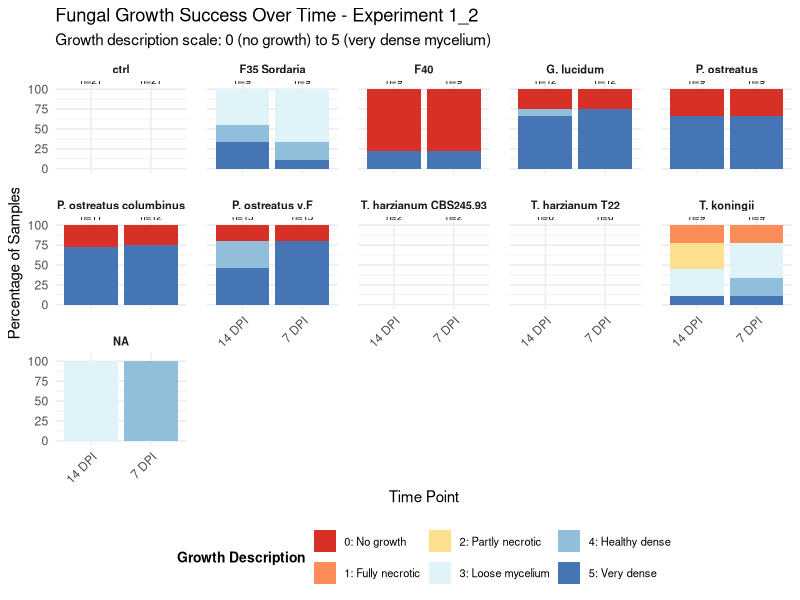
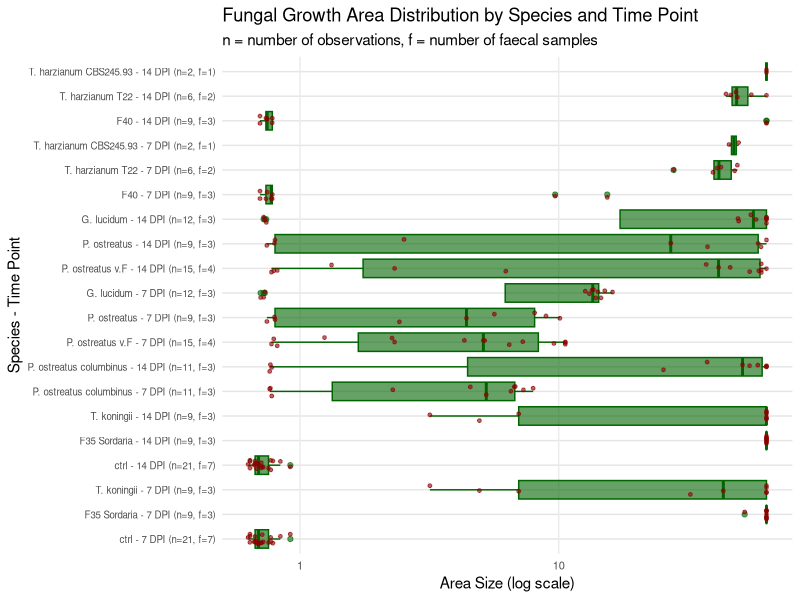
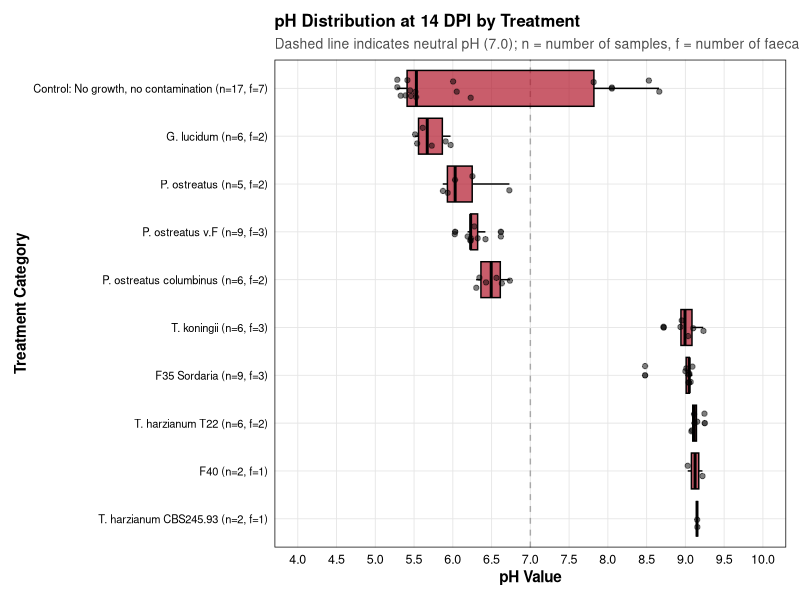
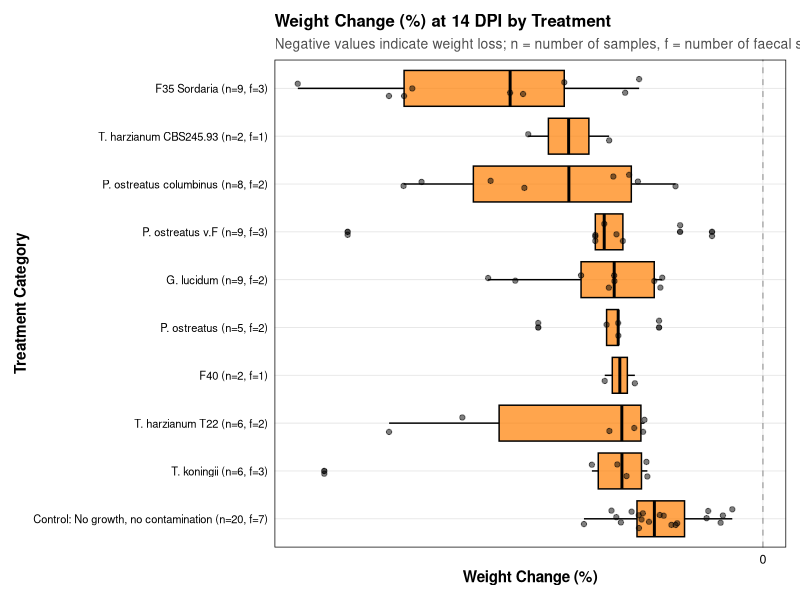
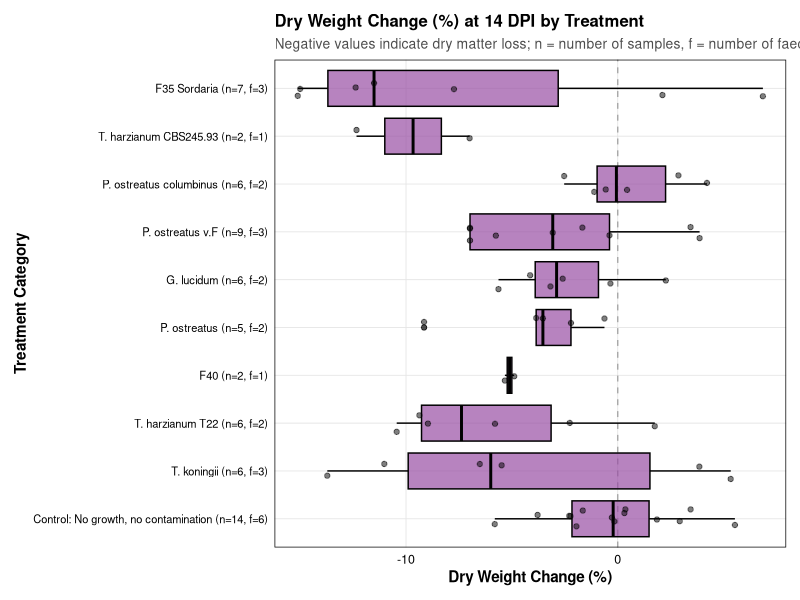
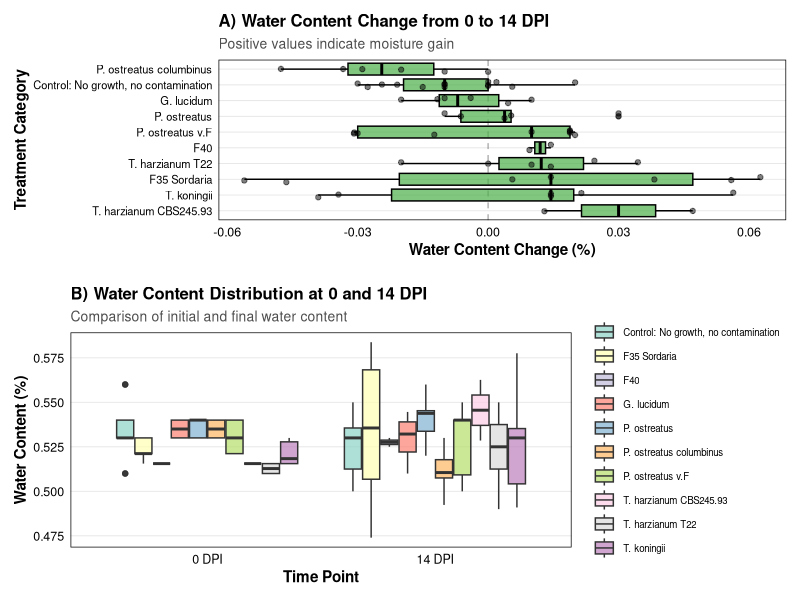
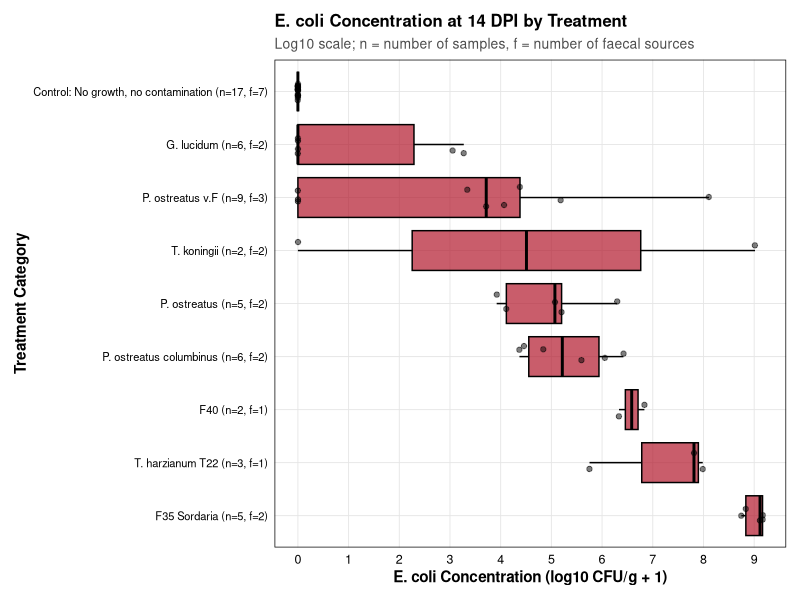
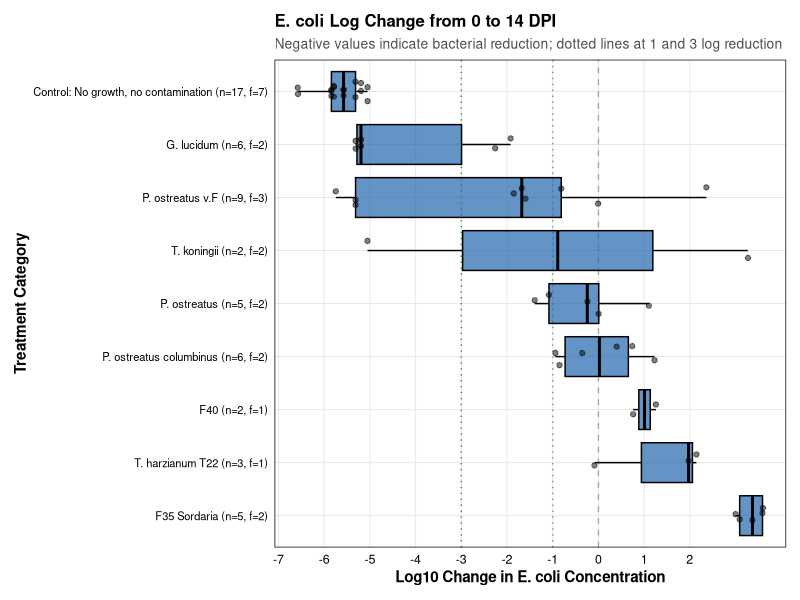

Write R code to recreate these figures, in order.
## ---- chunk 1
# ============================================
# LOAD REQUIRED LIBRARIES
# ============================================
library(tidyverse)    # Data manipulation and visualization
library(ggplot2)      # Advanced plotting
library(knitr)        # Report generation
library(kableExtra)   # Enhanced tables
library(gridExtra)    # Plot arrangements
library(scales)       # Scale functions for plots

# ============================================
# DEFINE HELPER FUNCTIONS
# ============================================

# Function to create treatment categories consistently
categorize_treatment <- function(data) {
  data %>%
    mutate(
      treatment_category = case_when(
        species == "ctrl" & growth_status_14dpi == "No growth, no contamination" ~ 
          "Control: No growth, no contamination",
        species == "ctrl" & growth_status_14dpi == "Growth, contaminated" ~ 
          "Control: Growth, contaminated",
        species != "ctrl" & growth_status_14dpi == "Growth, no contamination" ~ 
          species,
        species != "ctrl" & growth_status_14dpi == "Growth, contaminated" ~ 
          paste0(species, " (contaminated)"),
        TRUE ~ "Other"
      )
    ) %>%
    filter(treatment_category != "Other")
}

# Function to add sample and faecal counts to data
add_count_labels <- function(data, group_var = "treatment_category") {
  data %>%
    group_by(across(all_of(group_var))) %>%
    mutate(
      n_samples = n(),
      n_faecal = n_distinct(id_faeces)
    ) %>%
    ungroup()
}

# Function to create custom labels with counts
create_count_labels <- function(data, category_var = "treatment_category") {
  data %>%
    distinct(across(all_of(c(category_var, "n_samples", "n_faecal")))) %>%
    mutate(custom_label = paste0(!!sym(category_var), " (n=", n_samples, ", f=", n_faecal, ")"))
}

# Function to apply custom labels to factor
apply_custom_labels <- function(data, labels_df, category_var = "treatment_category") {
  data %>%
    left_join(labels_df, by = c(category_var, "n_samples", "n_faecal")) %>%
    mutate(!!sym(category_var) := factor(custom_label, 
                                         levels = labels_df %>%
                                           arrange(match(!!sym(category_var), levels(!!sym(category_var)))) %>%
                                           pull(custom_label)))
}

# Function to create summary statistics table
create_summary_table <- function(data, group_var, value_var, caption) {
  data %>%
    group_by(!!sym(group_var)) %>%
    summarise(
      n = n(),
      mean = round(mean(!!sym(value_var), na.rm = TRUE), 2),
      sd = round(sd(!!sym(value_var), na.rm = TRUE), 2),
      median = round(median(!!sym(value_var), na.rm = TRUE), 2),
      min = round(min(!!sym(value_var), na.rm = TRUE), 2),
      max = round(max(!!sym(value_var), na.rm = TRUE), 2),
      .groups = "drop"
    ) %>%
    kable(caption = caption,
          col.names = c(str_to_title(group_var), "n", "Mean", "SD", "Median", "Min", "Max")) %>%
    kable_styling(bootstrap_options = c("striped", "hover", "condensed"),
                  full_width = FALSE)
}

# ============================================
# DEFINE VISUALIZATION THEMES AND COLORS
# ============================================

# Color palettes
experiment_colors <- c("Experiment 1_1" = "#2166AC", "Experiment 1_2" = "#B2182B")
species_colors <- c("P. ostreatus columbinus" = "#2166AC", "G. lucidum" = "#B2182B")

# Define publication theme
theme_publication <- function() {
  theme_minimal(base_size = 10) +
  theme(
    axis.title = element_text(size = 11, face = "bold"),
    axis.text = element_text(size = 9, color = "black"),
    axis.text.y = element_text(size = 9, lineheight = 0.8),
    plot.title = element_text(size = 12, face = "bold", hjust = 0),
    plot.subtitle = element_text(size = 10, hjust = 0, color = "gray30"),
    panel.grid.minor = element_blank(),
    panel.grid.major.x = element_blank(),
    panel.grid.major.y = element_line(color = "grey90", size = 0.3),
    panel.border = element_rect(color = "black", fill = NA, size = 0.5),
    plot.margin = margin(t = 10, r = 10, b = 10, l = 10, unit = "pt"),
    legend.title = element_text(size = 10, face = "bold"),
    legend.text = element_text(size = 9)
  )
}

# ============================================
# LOAD AND VALIDATE DATA
# ============================================

# Load processed datasets
experiment_1_2 <- read_csv("../data/processed/experiment_1_2_joined.csv", 
                          show_col_types = FALSE)
experiment_1_2_filtered <- read_csv("../data/processed/experiment_1_2_ph_weight_ecoli.csv", 
                                   show_col_types = FALSE)

# Data quality summary
data_summary <- tribble(
  ~"Dataset", ~"Total Samples", ~"Filtered Samples", ~"Species Count",
  "Experiment 1_2", nrow(experiment_1_2), nrow(experiment_1_2_filtered), 
  n_distinct(experiment_1_2$species)
)

kable(data_summary, caption = "Data Quality Summary") %>%
  kable_styling(bootstrap_options = c("striped", "hover"), full_width = FALSE)
## ---- chunk 2
# ============================================
# PREPARE GROWTH SUCCESS DATA
# ============================================

# Transform growth data to long format
growth_success_data <- experiment_1_2 %>%
  select(id_treatment, species, growth_description_7dpi, growth_description_14dpi) %>%
  pivot_longer(
    cols = matches("growth_description_\\d+dpi"),
    names_to = "time_point",
    values_to = "growth_description",
    names_pattern = "growth_description_(\\d+)dpi"
  ) %>%
  mutate(
    time_point = paste0(time_point, " DPI"),
    growth_description = factor(growth_description),
    experiment = "Experiment 1_2"
  ) %>%
  drop_na(growth_description)

# Calculate success proportions
growth_success_summary <- growth_success_data %>%
  count(species, time_point, growth_description) %>%
  add_count(species, time_point, wt = n, name = "total") %>%
  mutate(percentage = (n / total) * 100)

# Order species by success rate
species_order <- growth_success_summary %>%
  filter(time_point == "14 DPI", growth_description %in% c(4, 5)) %>%
  group_by(species) %>%
  summarise(success_rate = sum(percentage), .groups = "drop") %>%
  arrange(desc(success_rate)) %>%
  pull(species)

growth_success_summary <- growth_success_summary %>%
  mutate(species = factor(species, levels = species_order))

# Calculate replicate counts
replicate_info <- growth_success_data %>%
  count(species, time_point, name = "n_replicates") %>%
  mutate(
    label = paste0("n=", n_replicates),
    percentage = 101  # Position above bars
  )
## ---- chunk 3
# ============================================
# CREATE GROWTH SUCCESS PLOT (PRESERVING ORIGINAL AESTHETICS)
# ============================================

plot_exp2 <- growth_success_summary %>%
  ggplot(aes(x = time_point, y = percentage, fill = as.character(growth_description))) +
  geom_col(position = "stack") +
  geom_text(data = replicate_info, 
            aes(x = time_point, y = percentage, label = label),
            inherit.aes = FALSE, size = 2.5, vjust = -0.5) +
  facet_wrap(~ species, ncol = 5) +
  scale_fill_manual(values = c("0" = "#d73027", 
                              "1" = "#fc8d59", 
                              "2" = "#fee090",
                              "3" = "#e0f3f8", 
                              "4" = "#91bfdb", 
                              "5" = "#4575b4"),
                    name = "Growth Description",
                    labels = c("0" = "0: No growth",
                              "1" = "1: Fully necrotic",
                              "2" = "2: Partly necrotic",
                              "3" = "3: Loose mycelium",
                              "4" = "4: Healthy dense",
                              "5" = "5: Very dense")) +
  labs(title = "Fungal Growth Success Over Time - Experiment 1_2",
       subtitle = "Growth description scale: 0 (no growth) to 5 (very dense mycelium)",
       x = "Time Point",
       y = "Percentage of Samples") +
  theme_minimal() +
  theme(axis.text.x = element_text(angle = 45, hjust = 1),
        legend.position = "bottom",
        legend.title = element_text(size = 10, face = "bold"),
        legend.text = element_text(size = 8),
        strip.text = element_text(size = 8, face = "bold"),
        panel.spacing = unit(1, "lines")) +
  ylim(0, 105)

print(plot_exp2)

# Summary statistics
growth_success_data %>%
  filter(time_point == "14 DPI") %>%
  group_by(species) %>%
  summarise(
    n_total = n(),
    n_success = sum(growth_description %in% c(4, 5)),
    success_rate = round((n_success / n_total) * 100, 1),
    mean_score = round(mean(as.numeric(as.character(growth_description))), 2),
    .groups = "drop"
  ) %>%
  arrange(desc(success_rate)) %>%
  kable(caption = "Growth Success Summary at 14 DPI",
        col.names = c("Species", "Total", "Successful", "Success Rate (%)", "Mean Score")) %>%
  kable_styling(bootstrap_options = c("striped", "hover"), full_width = FALSE)
## ---- chunk 4
# ============================================
# PREPARE AND ANALYZE GROWTH AREA DATA
# ============================================

# Transform area data to long format
area_data <- experiment_1_2 %>%
  filter(area_size_14dpi > 0) %>%
  select(id_treatment, species, area_size_7dpi, area_size_14dpi, id_faeces) %>%
  pivot_longer(
    cols = matches("area_size_\\d+dpi"),
    names_to = "time_point",
    values_to = "area_size",
    names_pattern = "area_size_(\\d+)dpi"
  ) %>%
  mutate(time_point = paste0(time_point, " DPI")) %>%
  drop_na(area_size) %>%
  filter(area_size > 0)

# Order species by median area at 14 DPI
area_order <- area_data %>%
  filter(time_point == "14 DPI") %>%
  group_by(species) %>%
  summarise(median_area = median(area_size), .groups = "drop") %>%
  arrange(desc(median_area)) %>%
  pull(species)

# Prepare data with counts and labels
area_plot_data <- area_data %>%
  mutate(
    species = factor(species, levels = rev(area_order)),
    species_time = paste0(species, " - ", time_point)
  ) %>%
  add_count_labels("species_time") %>%
  mutate(
    custom_label = paste0(species, " - ", time_point, " (n=", n_samples, ", f=", n_faecal, ")"),
    species_time = factor(custom_label, levels = unique(custom_label)[order(species, desc(time_point))])
  )
## ---- chunk 5
# ============================================
# CREATE AREA PLOT (PRESERVING ORIGINAL AESTHETICS)
# ============================================

area_plot_exp2 <- ggplot(area_plot_data, aes(x = area_size, y = species_time)) +
  geom_boxplot(fill = "darkgreen", alpha = 0.6, color = "darkgreen") +
  geom_point(alpha = 0.6, size = 1, color = "darkred", position = position_jitter(height = 0.2)) +
  labs(
    title = "Fungal Growth Area Distribution by Species and Time Point",
    subtitle = "n = number of observations, f = number of faecal samples",
    x = "Area Size (log scale)",
    y = "Species - Time Point"
  ) +
  theme_minimal() +
  theme(
    axis.text.y = element_text(size = 7, lineheight = 0.8),
    axis.text.x = element_text(size = 8),
    panel.grid.major.y = element_line(color = "grey90"),
    panel.grid.minor = element_blank(),
    plot.margin = margin(t = 5.5, r = 5.5, b = 5.5, l = 5.5, unit = "pt")
  ) +
  scale_x_log10(breaks = c(1, 10, 100, 1000, 10000),
                labels = comma)

print(area_plot_exp2)

# Summary statistics
area_data %>%
  filter(time_point == "14 DPI") %>%
  create_summary_table("species", "area_size", "Growth Area Summary at 14 DPI (mm²)")
## ---- chunk 6
# ============================================
# PREPARE pH DATA WITH OPTIMIZED PIPELINE
# ============================================

# Create pH data with treatment categories
ph_data <- experiment_1_2_filtered %>%
  filter(!is.na(ph_14dpi)) %>%
  categorize_treatment() %>%
  rename(ph_value = ph_14dpi)

# Calculate ordering
ph_order <- ph_data %>%
  group_by(treatment_category) %>%
  summarise(median_ph = median(ph_value), .groups = "drop") %>%
  arrange(median_ph) %>%
  pull(treatment_category)

# Prepare plot data with labels
ph_plot_data <- ph_data %>%
  mutate(treatment_category = factor(treatment_category, levels = rev(ph_order))) %>%
  add_count_labels()

# Create and apply custom labels
ph_labels <- create_count_labels(ph_plot_data)
ph_plot_data <- apply_custom_labels(ph_plot_data, ph_labels)
## ---- chunk 7
# ============================================
# CREATE pH PLOT (PRESERVING ORIGINAL AESTHETICS)
# ============================================

ph_plot_exp2 <- ggplot(ph_plot_data, aes(x = ph_value, y = treatment_category)) +
  geom_vline(xintercept = 7, linetype = "dashed", color = "gray40", size = 0.5, alpha = 0.5) +
  geom_boxplot(fill = "#B2182B", alpha = 0.7, color = "black", size = 0.5) +
  geom_point(alpha = 0.5, size = 1.5, position = position_jitter(height = 0.2)) +
  labs(
    title = "pH Distribution at 14 DPI by Treatment",
    subtitle = "Dashed line indicates neutral pH (7.0); n = number of samples, f = number of faecal sources",
    x = "pH Value",
    y = "Treatment Category"
  ) +
  theme_publication() +
  theme(
    axis.text.y = element_text(size = 8),
    panel.grid.major.x = element_line(color = "grey90", size = 0.3)
  ) +
  scale_x_continuous(breaks = seq(4, 10, 0.5), limits = c(4, 10))

print(ph_plot_exp2)

# Summary statistics
experiment_1_2_filtered %>%
  filter(!is.na(ph_14dpi)) %>%
  mutate(ph_change = ph_14dpi - ph_0dpi) %>%
  group_by(species) %>%
  summarise(
    n = n(),
    mean_initial = round(mean(ph_0dpi, na.rm = TRUE), 2),
    mean_final = round(mean(ph_14dpi, na.rm = TRUE), 2),
    mean_change = round(mean(ph_change, na.rm = TRUE), 2),
    .groups = "drop"
  ) %>%
  arrange(desc(mean_change)) %>%
  kable(caption = "pH Changes from 0 to 14 DPI",
        col.names = c("Species", "n", "Mean pH (0 DPI)", "Mean pH (14 DPI)", "Mean Change")) %>%
  kable_styling(bootstrap_options = c("striped", "hover"), full_width = FALSE)
## ---- chunk 8
# ============================================
# PREPARE WEIGHT CHANGE DATA
# ============================================

# Create weight data with treatment categories
weight_data <- experiment_1_2_filtered %>%
  filter(!is.na(weight_percent_change)) %>%
  categorize_treatment()

# Calculate ordering
weight_order <- weight_data %>%
  group_by(treatment_category) %>%
  summarise(median_change = median(weight_percent_change), .groups = "drop") %>%
  arrange(median_change) %>%
  pull(treatment_category)

# Prepare plot data
weight_plot_data <- weight_data %>%
  mutate(treatment_category = factor(treatment_category, levels = rev(weight_order))) %>%
  add_count_labels()

# Create and apply labels
weight_labels <- create_count_labels(weight_plot_data)
weight_plot_data <- apply_custom_labels(weight_plot_data, weight_labels)
## ---- chunk 9
# ============================================
# CREATE WEIGHT CHANGE PLOT (PRESERVING ORIGINAL AESTHETICS)
# ============================================

weight_change_plot_exp2 <- ggplot(weight_plot_data, aes(x = weight_percent_change, y = treatment_category)) +
  geom_vline(xintercept = 0, linetype = "dashed", color = "gray40", size = 0.5, alpha = 0.5) +
  geom_boxplot(fill = "#FF7F00", alpha = 0.7, color = "black", size = 0.5) +
  geom_point(alpha = 0.5, size = 1.5, position = position_jitter(height = 0.2)) +
  labs(
    title = "Weight Change (%) at 14 DPI by Treatment",
    subtitle = "Negative values indicate weight loss; n = number of samples, f = number of faecal sources",
    x = "Weight Change (%)",
    y = "Treatment Category"
  ) +
  theme_publication() +
  theme(
    axis.text.y = element_text(size = 8),
    panel.grid.major.x = element_line(color = "grey90", size = 0.3)
  ) +
  scale_x_continuous(breaks = seq(-60, 20, 10))

print(weight_change_plot_exp2)
## ---- chunk 10
# ============================================
# ANALYZE DRY WEIGHT CHANGES
# ============================================

# Prepare dry weight data
dry_weight_data <- weight_data %>%
  filter(!is.na(dry_weight_percent_change))

# Use same ordering as weight change
dry_weight_plot_data <- dry_weight_data %>%
  mutate(treatment_category = factor(treatment_category, levels = rev(weight_order))) %>%
  add_count_labels()

# Create and apply labels
dry_weight_labels <- create_count_labels(dry_weight_plot_data)
dry_weight_plot_data <- apply_custom_labels(dry_weight_plot_data, dry_weight_labels)

# Create plot (PRESERVING ORIGINAL AESTHETICS)
dry_weight_change_plot_exp2 <- ggplot(dry_weight_plot_data, aes(x = dry_weight_percent_change, y = treatment_category)) +
  geom_vline(xintercept = 0, linetype = "dashed", color = "gray40", size = 0.5, alpha = 0.5) +
  geom_boxplot(fill = "#984EA3", alpha = 0.7, color = "black", size = 0.5) +
  geom_point(alpha = 0.5, size = 1.5, position = position_jitter(height = 0.2)) +
  labs(
    title = "Dry Weight Change (%) at 14 DPI by Treatment",
    subtitle = "Negative values indicate dry matter loss; n = number of samples, f = number of faecal sources",
    x = "Dry Weight Change (%)",
    y = "Treatment Category"
  ) +
  theme_publication() +
  theme(
    axis.text.y = element_text(size = 8),
    panel.grid.major.x = element_line(color = "grey90", size = 0.3)
  ) +
  scale_x_continuous(breaks = seq(-100, 50, 10))

print(dry_weight_change_plot_exp2)

# Combined weight summary
weight_data %>%
  group_by(species) %>%
  summarise(
    n = n(),
    mean_wet_change = round(mean(weight_percent_change, na.rm = TRUE), 1),
    mean_dry_change = round(mean(dry_weight_percent_change, na.rm = TRUE), 1),
    .groups = "drop"
  ) %>%
  arrange(mean_wet_change) %>%
  kable(caption = "Weight Change Summary by Species",
        col.names = c("Species", "n", "Mean Wet Change (%)", "Mean Dry Change (%)")) %>%
  kable_styling(bootstrap_options = c("striped", "hover"), full_width = FALSE)
## ---- chunk 11
# ============================================
# ANALYZE WATER CONTENT CHANGES
# ============================================

# Prepare water content data
water_data <- experiment_1_2_filtered %>%
  filter(!is.na(water_content_0dpi) & !is.na(water_content_14dpi)) %>%
  mutate(water_content_change = water_content_14dpi - water_content_0dpi) %>%
  categorize_treatment()

# Create long format for time comparison
water_long <- water_data %>%
  select(id_treatment, treatment_category, water_content_0dpi, water_content_14dpi) %>%
  pivot_longer(
    cols = c(water_content_0dpi, water_content_14dpi),
    names_to = "time_point",
    values_to = "water_content",
    names_pattern = "water_content_(\\d+)dpi"
  ) %>%
  mutate(time_point = paste0(str_extract(time_point, "\\d+"), " DPI"))

# Calculate ordering
water_order <- water_data %>%
  group_by(treatment_category) %>%
  summarise(median_change = median(water_content_change, na.rm = TRUE), .groups = "drop") %>%
  arrange(median_change) %>%
  pull(treatment_category)

water_data <- water_data %>%
  mutate(treatment_category = factor(treatment_category, levels = rev(water_order)))

# Create plots (PRESERVING ORIGINAL AESTHETICS)
water_change_plot <- ggplot(water_data, aes(x = water_content_change, y = treatment_category)) +
  geom_vline(xintercept = 0, linetype = "dashed", color = "gray40", size = 0.5, alpha = 0.5) +
  geom_boxplot(fill = "#4DAF4A", alpha = 0.7, color = "black", size = 0.5) +
  geom_point(alpha = 0.5, size = 1.5, position = position_jitter(height = 0.2)) +
  labs(
    title = "A) Water Content Change from 0 to 14 DPI",
    subtitle = "Positive values indicate moisture gain",
    x = "Water Content Change (%)",
    y = "Treatment Category"
  ) +
  theme_publication() +
  theme(axis.text.y = element_text(size = 8))

water_timepoint_plot <- ggplot(water_long, aes(x = time_point, y = water_content, fill = treatment_category)) +
  geom_boxplot(alpha = 0.7, position = position_dodge(width = 0.8)) +
  labs(
    title = "B) Water Content Distribution at 0 and 14 DPI",
    subtitle = "Comparison of initial and final water content",
    x = "Time Point",
    y = "Water Content (%)"
  ) +
  theme_publication() +
  theme(
    legend.position = "right",
    legend.title = element_blank(),
    legend.text = element_text(size = 7)
  ) +
  scale_fill_brewer(palette = "Set3")

# Display both plots (PRESERVING ORIGINAL AESTHETICS)
library(gridExtra)
grid.arrange(water_change_plot, water_timepoint_plot, ncol = 1, heights = c(1, 1.2))
## ---- chunk 12
# ============================================
# ANALYZE E. COLI CONCENTRATIONS
# ============================================

# Prepare E. coli data
ecoli_data <- experiment_1_2_filtered %>%
  filter(!is.na(ecoli_conc) & ecoli_conc >= 0) %>%
  mutate(log_ecoli_14dpi = log10(ecoli_conc + 1)) %>%
  categorize_treatment()

# Calculate ordering
ecoli_order <- ecoli_data %>%
  group_by(treatment_category) %>%
  summarise(median_ecoli = median(log_ecoli_14dpi), .groups = "drop") %>%
  arrange(median_ecoli) %>%
  pull(treatment_category)

# Prepare plot data
ecoli_plot_data <- ecoli_data %>%
  mutate(
    treatment_category = factor(treatment_category, levels = rev(ecoli_order)),
    ecoli_concentration_plot = log_ecoli_14dpi
  ) %>%
  add_count_labels()

# Create and apply labels
ecoli_labels <- create_count_labels(ecoli_plot_data)
ecoli_plot_data <- apply_custom_labels(ecoli_plot_data, ecoli_labels)
## ---- chunk 13
# ============================================
# CREATE E. COLI CONCENTRATION PLOT (PRESERVING ORIGINAL AESTHETICS)
# ============================================

ecoli_conc_plot_exp2 <- ggplot(ecoli_plot_data, aes(x = ecoli_concentration_plot, y = treatment_category)) +
  geom_boxplot(fill = "#B2182B", alpha = 0.7, color = "black", size = 0.5, outlier.shape = NA) +
  geom_point(alpha = 0.5, size = 1.5, position = position_jitter(height = 0.2)) +
  labs(
    title = "E. coli Concentration at 14 DPI by Treatment",
    subtitle = "Log10 scale; n = number of samples, f = number of faecal sources",
    x = "E. coli Concentration (log10 CFU/g + 1)",
    y = "Treatment Category"
  ) +
  theme_publication() +
  theme(
    axis.text.y = element_text(size = 8),
    panel.grid.major.x = element_line(color = "grey90", size = 0.3)
  ) +
  scale_x_continuous(breaks = 0:10)

print(ecoli_conc_plot_exp2)
## ---- chunk 14
# ============================================
# ANALYZE E. COLI LOG CHANGES
# ============================================

# Calculate log changes
ecoli_change_data <- experiment_1_2_filtered %>%
  filter(!is.na(ecoli_conc) & ecoli_conc >= 0 & 
         !is.na(ecoli_conc_mean_0dpi) & ecoli_conc_mean_0dpi > 0) %>%
  mutate(
    log_ecoli_0dpi = log10(ecoli_conc_mean_0dpi),
    log_ecoli_14dpi = log10(ecoli_conc + 1),
    ecoli_log_change = log_ecoli_14dpi - log_ecoli_0dpi
  ) %>%
  categorize_treatment()

# Calculate ordering
ecoli_change_order <- ecoli_change_data %>%
  group_by(treatment_category) %>%
  summarise(median_change = median(ecoli_log_change), .groups = "drop") %>%
  arrange(median_change) %>%
  pull(treatment_category)

# Prepare plot data
ecoli_change_plot_data <- ecoli_change_data %>%
  mutate(treatment_category = factor(treatment_category, levels = rev(ecoli_change_order))) %>%
  add_count_labels()

# Create and apply labels
ecoli_change_labels <- create_count_labels(ecoli_change_plot_data)
ecoli_change_plot_data <- apply_custom_labels(ecoli_change_plot_data, ecoli_change_labels)
## ---- chunk 15
# ============================================
# CREATE E. COLI LOG CHANGE PLOT (PRESERVING ORIGINAL AESTHETICS)
# ============================================

ecoli_log_change_plot_exp2 <- ggplot(ecoli_change_plot_data, aes(x = ecoli_log_change, y = treatment_category)) +
  geom_vline(xintercept = 0, linetype = "dashed", color = "gray40", size = 0.5, alpha = 0.5) +
  geom_vline(xintercept = -1, linetype = "dotted", color = "darkgreen", size = 0.5, alpha = 0.5) +
  geom_vline(xintercept = -3, linetype = "dotted", color = "darkgreen", size = 0.5, alpha = 0.7) +
  geom_boxplot(fill = "#2166AC", alpha = 0.7, color = "black", size = 0.5) +
  geom_point(alpha = 0.5, size = 1.5, position = position_jitter(height = 0.2)) +
  labs(
    title = "E. coli Log Change from 0 to 14 DPI",
    subtitle = "Negative values indicate bacterial reduction; dotted lines at 1 and 3 log reduction",
    x = "Log10 Change in E. coli Concentration",
    y = "Treatment Category"
  ) +
  theme_publication() +
  theme(
    axis.text.y = element_text(size = 8),
    panel.grid.major.x = element_line(color = "grey90", size = 0.3)
  ) +
  scale_x_continuous(breaks = seq(-8, 2, 1))

print(ecoli_log_change_plot_exp2)

# Summary statistics
ecoli_change_data %>%
  group_by(species) %>%
  summarise(
    n = n(),
    mean_log_reduction = round(mean(-ecoli_log_change, na.rm = TRUE), 2),
    percent_1log = round(sum(ecoli_log_change <= -1) / n() * 100, 1),
    percent_3log = round(sum(ecoli_log_change <= -3) / n() * 100, 1),
    .groups = "drop"
  ) %>%
  arrange(desc(mean_log_reduction)) %>%
  kable(caption = "E. coli Log Reduction Summary",
        col.names = c("Species", "n", "Mean Log Reduction", "% ≥1 log", "% ≥3 log")) %>%
  kable_styling(bootstrap_options = c("striped", "hover"), full_width = FALSE)
## ---- chunk 16
# ============================================
# ANALYZE FAECAL PARAMETERS VS GROWTH SUCCESS
# ============================================

# Focus on two key species
growth_faecal_data <- experiment_1_2 %>%
  filter(species %in% c("P. ostreatus columbinus", "G. lucidum")) %>%
  filter(!is.na(area_size_14dpi)) %>%
  mutate(
    growth_success_binary = factor(ifelse(area_size_14dpi > 10, "1", "0"), levels = c("0", "1")),
    log_ecoli_0dpi = log10(ecoli_conc_mean_0dpi + 1)
  )

# Summary by species and growth
growth_faecal_data %>%
  group_by(species, growth_success_binary) %>%
  summarise(
    n = n(),
    mean_ph = round(mean(ph_0dpi, na.rm = TRUE), 2),
    mean_water = round(mean(water_content_0dpi, na.rm = TRUE), 1),
    mean_log_ecoli = round(mean(log_ecoli_0dpi, na.rm = TRUE), 2),
    .groups = "drop"
  ) %>%
  kable(caption = "Initial Faecal Parameters by Species and Growth Outcome",
        col.names = c("Species", "Growth Success", "n", "Mean pH", "Mean Water %", "Mean Log E.coli")) %>%
  kable_styling(bootstrap_options = c("striped", "hover"), full_width = FALSE)
## ---- chunk 17
# ============================================
# CREATE COMPARISON PLOTS (PRESERVING ORIGINAL AESTHETICS)
# ============================================

# pH plot
ph_plot <- ggplot(growth_faecal_data, aes(x = growth_success_binary, y = ph_0dpi, fill = species)) +
  geom_boxplot(alpha = 0.7, position = position_dodge(width = 0.8)) +
  geom_point(aes(color = species), alpha = 0.6, size = 1.5, 
             position = position_jitterdodge(jitter.width = 0.2, dodge.width = 0.8)) +
  labs(
    title = "A) Initial pH vs Growth Success by Species",
    subtitle = "P. ostreatus vs G. lucidum comparison",
    x = "Growth Outcome",
    y = "pH at 0 DPI",
    fill = "Species",
    color = "Species"
  ) +
  theme_publication() +
  scale_fill_manual(values = species_colors) +
  scale_color_manual(values = species_colors) +
  scale_x_discrete(labels = c("0" = "No Growth\n(≤10 mm²)", "1" = "Growth\n(>10 mm²)"))

# Water content plot
water_plot <- ggplot(growth_faecal_data, aes(x = growth_success_binary, y = water_content_0dpi, fill = species)) +
  geom_boxplot(alpha = 0.7, position = position_dodge(width = 0.8)) +
  geom_point(aes(color = species), alpha = 0.6, size = 1.5,
             position = position_jitterdodge(jitter.width = 0.2, dodge.width = 0.8)) +
  labs(
    title = "B) Initial Water Content vs Growth Success by Species",
    subtitle = "P. ostreatus vs G. lucidum comparison",
    x = "Growth Outcome",
    y = "Water Content at 0 DPI (%)",
    fill = "Species",
    color = "Species"
  ) +
  theme_publication() +
  scale_fill_manual(values = species_colors) +
  scale_color_manual(values = species_colors) +
  scale_x_discrete(labels = c("0" = "No Growth\n(≤10 mm²)", "1" = "Growth\n(>10 mm²)"))

# E. coli plot
ecoli_plot <- ggplot(growth_faecal_data, aes(x = growth_success_binary, y = log_ecoli_0dpi, fill = species)) +
  geom_boxplot(alpha = 0.7, position = position_dodge(width = 0.8)) +
  geom_point(aes(color = species), alpha = 0.6, size = 1.5,
             position = position_jitterdodge(jitter.width = 0.2, dodge.width = 0.8)) +
  labs(
    title = "C) Initial E. coli Concentration vs Growth Success by Species",
    subtitle = "P. ostreatus vs G. lucidum comparison",
    x = "Growth Outcome",
    y = "Log10(E. coli CFU/g + 1)",
    fill = "Species",
    color = "Species"
  ) +
  theme_publication() +
  scale_fill_manual(values = species_colors) +
  scale_color_manual(values = species_colors) +
  scale_x_discrete(labels = c("0" = "No Growth\n(≤10 mm²)", "1" = "Growth\n(>10 mm²)"))

# Combine plots (PRESERVING ORIGINAL AESTHETICS)
library(gridExtra)
grid.arrange(ph_plot, water_plot, ecoli_plot, ncol = 1)
